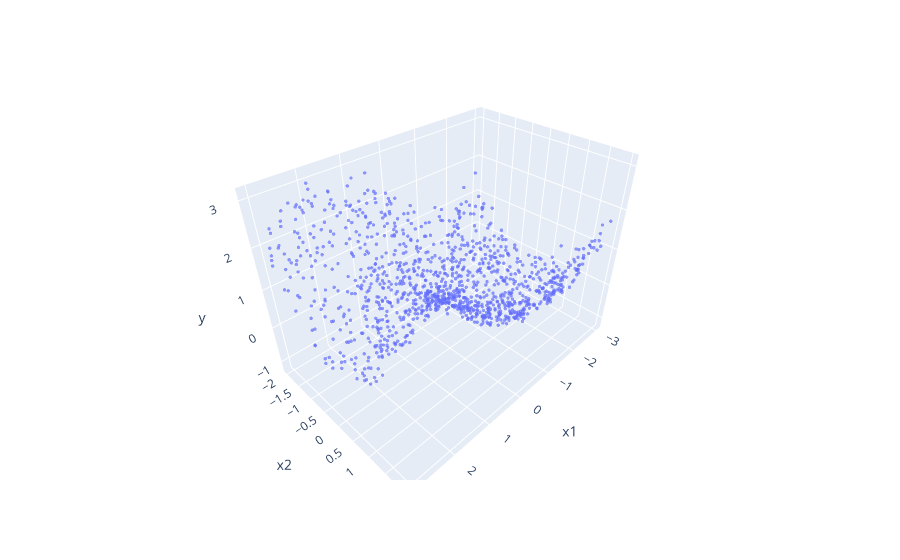

Notebook source saved alongside this figure:
### Markdown cell above
### 👀 Deuxième vue : la 3D, beaucoup plus parlante

`plotly` est interactif : **fais tourner la surface à la souris**. Tu verras la tôle ondulée
— la vague du sinus le long de `x1`, la vallée parabolique le long de `x2`.

**Regarde bien cette forme.** C'est *ça* que ton réseau doit apprendre à reproduire. Aucun
plan ne peut l'épouser : voilà pourquoi une régression linéaire échouerait, et pourquoi il
faut des ReLU.

> 💡 **Détail :** ton `fig = plt.figure(figsize=(10,5))` ne sert à rien — la ligne suivante
> réassigne `fig` avec la figure plotly. La figure matplotlib est créée puis jetée
> aussitôt (c'est elle qui produit le `<Figure size 1000x500 with 0 Axes>` vide dans la
> sortie). matplotlib et plotly sont deux mondes séparés.

### Code cell
import plotly.express as px
fig = plt.figure(figsize=(10,5))
fig = px.scatter_3d(data, x="x1", y="x2", z="y", opacity=0.7)
fig.update_traces(marker_size=2)

### Figure 1 — Plotly figure (JSON) as saved in the notebook; plotly's stock layout.template omitted (floating-point values rounded to 4 significant figures; data arrays with more than 128 entries replaced by an {"elided": "..."} marker saying what was removed)
{"data": [{"hovertemplate": "x1=%{x}<br>x2=%{y}<br>y=%{z}<extra></extra>", "legendgroup": "", "marker": {"color": "#636efa", "opacity": 0.7, "size": 2, "symbol": "circle"}, "mode": "markers", "name": "", "scene": "scene", "showlegend": false, "type": "scatter3d", "x": {"elided": "1200 float values"}, "y": {"elided": "1200 float values"}, "z": {"elided": "1200 float values"}}], "layout": {"legend": {"tracegroupgap": 0}, "margin": {"t": 60}, "scene": {"domain": {"x": [0, 1], "y": [0, 1]}, "xaxis": {"title": {"text": "x1"}}, "yaxis": {"title": {"text": "x2"}}, "zaxis": {"title": {"text": "y"}}}}}
